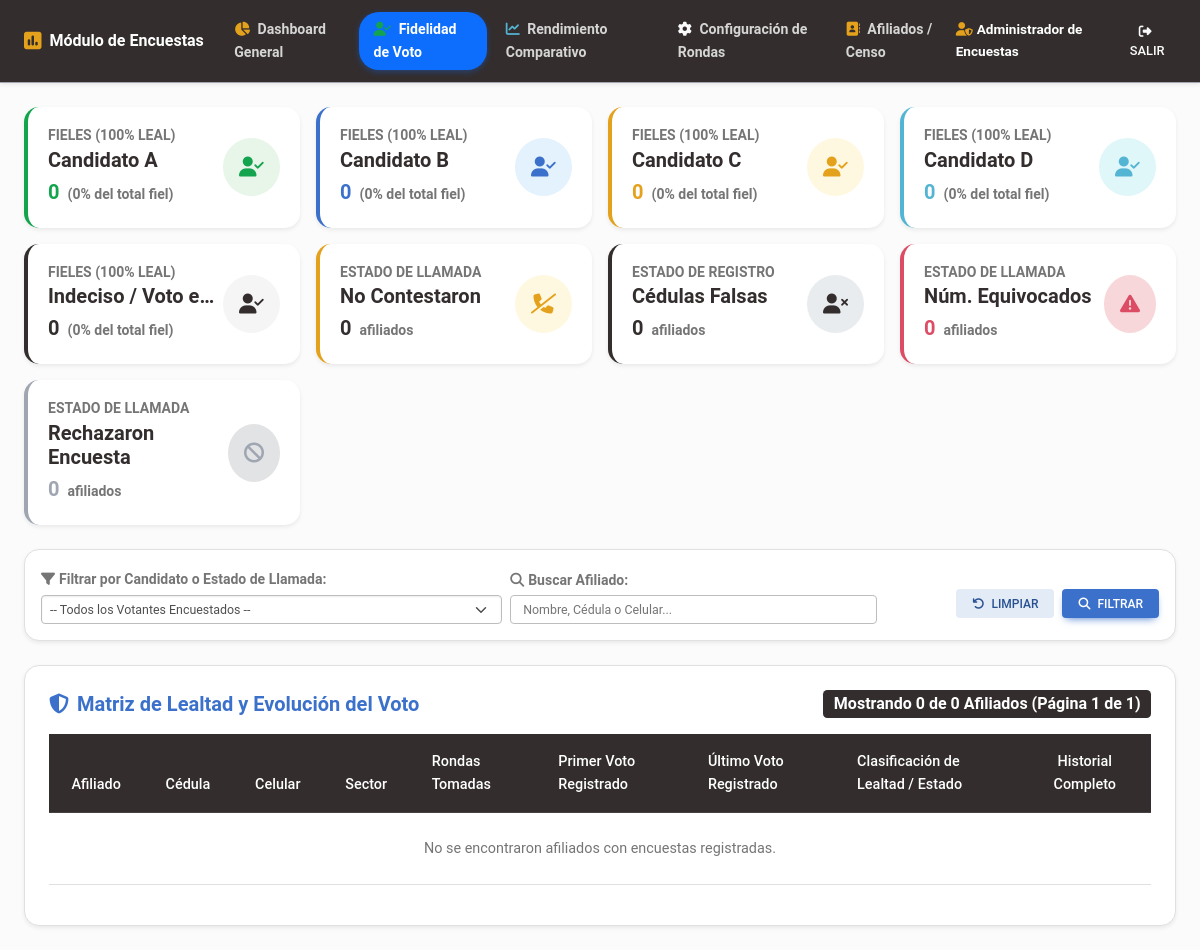
Page /admin_encuestas/fidelidad.php (signed in) on the committed database.
### tables this page shows
CREATE TABLE `usuarios` (
  `id` int(11) NOT NULL AUTO_INCREMENT,
  `nombre_completo` varchar(150) NOT NULL,
  `cedula` varchar(20) NOT NULL,
  `telefono` varchar(20) NOT NULL,
  `username` varchar(50) NOT NULL,
  `password` varchar(255) NOT NULL,
  `role_id` int(11) NOT NULL,
  `codigo_referido` varchar(30) NOT NULL,
  `intentos_fallidos` int(11) DEFAULT 0,
  `bloqueado_hasta` datetime DEFAULT NULL,
  `creado_en` datetime DEFAULT current_timestamp(),
  PRIMARY KEY (`id`),
  UNIQUE KEY `cedula` (`cedula`),
  UNIQUE KEY `username` (`username`),
  UNIQUE KEY `codigo_referido` (`codigo_referido`),
  KEY `role_id` (`role_id`),
  CONSTRAINT `usuarios_ibfk_1` FOREIGN KEY (`role_id`) REFERENCES `roles` (`id`)
);

CREATE TABLE `candidatos_encuestas` (
  `id` int(11) NOT NULL AUTO_INCREMENT,
  `nombre` varchar(150) NOT NULL,
  `grupo` varchar(150) DEFAULT NULL,
  `activo` tinyint(4) DEFAULT 1,
  `creado_en` timestamp NOT NULL DEFAULT current_timestamp(),
  PRIMARY KEY (`id`),
  UNIQUE KEY `nombre` (`nombre`)
);

### config/auth.php (called while the page is built, shortened)
<?php
require_once __DIR__ . '/security.php';
function getCurrentUser() {
    $pdo = getDB();
    $stmt = $pdo->prepare("SELECT u.*, r.nombre as role_name FROM usuarios u JOIN roles r ON u.role_id = r.id WHERE u.id = ?");
    $stmt->execute([$_SESSION['user_id']]);
    return $stmt->fetch();
}

### config/security.php (called while the page is built, shortened)
<?php
function e($string) {
    return htmlspecialchars($string, ENT_QUOTES, 'UTF-8');
}
function sanitizeInput($data) {
    $data = trim($data);
    $data = stripslashes($data);
    return $data;
}

### admin_encuestas/fidelidad.php (the view, shortened to what this page needs)
<?php
require_once __DIR__ . '/../config/security.php';
require_once __DIR__ . '/../config/auth.php';
$admin = getCurrentUser();
$pdo = getDB();
$paginaActual = max(1, (int)($_GET['page'] ?? 1));
$registrosPorPagina = 16;
$offset = ($paginaActual - 1) * $registrosPorPagina;
$buscarText = sanitizeInput($_GET['buscar'] ?? '');
$sqlFidelidad = "
    SELECT r.id as referido_id, r.cedula, CONCAT(r.nombres, ' ', r.apellidos) as nombre_completo,
           r.celular, r.comuna, r.votante_yopal,
           COUNT(re.id) as total_rondas,
           COUNT(DISTINCT re.candidato_elegido) as candidatos_distintos,
           SUBSTRING_INDEX(GROUP_CONCAT(re.candidato_elegido ORDER BY re.creado_en ASC), ',', 1) as voto_inicial,
           SUBSTRING_INDEX(GROUP_CONCAT(re.candidato_elegido ORDER BY re.creado_en DESC), ',', 1) as voto_ultimo,
           MAX(re.creado_en) as ultima_fecha
    FROM referidos r
    JOIN respuestas_encuestas re ON re.referido_id = r.id
    GROUP BY r.id
";
$fielesPorCandidato = [];
$stmtCandList = $pdo->query("SELECT nombre, grupo FROM candidatos_encuestas WHERE activo = 1 ORDER BY id ASC");
$candidatosActivos = $stmtCandList->fetchAll();
foreach ($candidatosActivos as $c) {
    $fielesPorCandidato[$c['nombre']] = 0;
}
$countTotalFieles = 0;
$countNoContesto = 0;
$countCedulaFalsa = 0;
$countNumEquivocado = 0;
$countRechazo = 0;
$havingClauses = [];
$params = [];
$havingSql = !empty($havingClauses) ? " HAVING " . implode(" AND ", $havingClauses) : "";
$sqlCountPaginado = "SELECT COUNT(*) FROM (" . $sqlFidelidad . $havingSql . ") as sub";
$stmtCountPag = $pdo->prepare($sqlCountPaginado);
$stmtCountPag->execute($params);
$totalRegistrosFiltrados = $stmtCountPag->fetchColumn();
$totalPaginas = max(1, ceil($totalRegistrosFiltrados / $registrosPorPagina));
$sqlFinal = $sqlFidelidad . $havingSql . " ORDER BY total_rondas DESC, ultima_fecha DESC LIMIT " . $registrosPorPagina . " OFFSET " . $offset;
$stmtFinal = $pdo->prepare($sqlFinal);
$stmtFinal->execute($params);
$listaVotantesFidelidad = $stmtFinal->fetchAll();
?>
<!DOCTYPE html>
<html lang="es">
<head>
    <link rel="stylesheet" href="https://cdnjs.cloudflare.com/ajax/libs/font-awesome/6.4.0/css/all.min.css">
    <link rel="stylesheet" href="https://cdnjs.cloudflare.com/ajax/libs/mdb-ui-kit/6.4.0/mdb.min.css">
    <link rel="stylesheet" href="../assets/css/custom.css">
</head>
<body class="bg-light">
<?php $activeTab = 'fidelidad'; include __DIR__ . '/navbar.php'; ?>
<div class="container-fluid px-4 py-4">
    <div class="row g-3 mb-4">
        <?php
        $coloresBorde = ['border-success', 'border-primary', 'border-warning', 'border-info', 'border-dark'];
        $coloresBg = ['#e8f5e9', '#e3f2fd', '#fff8e1', '#e0f7fa', '#f5f5f5'];
        $coloresTexto = ['text-success', 'text-primary', 'text-warning', 'text-info', 'text-dark'];
        $indexCand = 0;
        foreach ($candidatosActivos as $cand):
            $nomC = $cand['nombre'];
            $totalFielesCand = $fielesPorCandidato[$nomC] ?? 0;
            $porcFiel = $countTotalFieles > 0 ? round(($totalFielesCand / $countTotalFieles) * 100, 1) : 0;
            $borde = $coloresBorde[$indexCand % count($coloresBorde)];
            $bg = $coloresBg[$indexCand % count($coloresBg)];
            $txt = $coloresTexto[$indexCand % count($coloresTexto)];
        ?>
            <div class="col-xl-3 col-md-6">
                <div class="card card-custom bg-white border-start border-4 <?= $borde ?> p-3 shadow-sm h-100">
                    <div class="card-body p-1 d-flex align-items-center justify-content-between">
                        <div>
                            <h6 class="text-uppercase text-muted fw-bold small mb-1">Fieles (100% Leal)</h6>
                            <h5 class="fw-bold text-dark mb-0 text-truncate" style="max-width: 170px;"><?= e($nomC) ?></h5>
                            <div class="mt-1">
                                <span class="fw-bold <?= $txt ?> fs-5"><?= $totalFielesCand ?></span>
                                <span class="text-muted small fw-bold ms-1">(<?= $porcFiel ?>% del total fiel)</span>
                            </div>
                        </div>
                        <div class="<?= $txt ?> p-3 rounded-circle" style="background-color: <?= $bg ?>;">
                            <i class="fas fa-user-check fa-lg"></i>
                        </div>
                    </div>
                </div>
            </div>
        <?php $indexCand++; endforeach; ?>
        <div class="col-xl-3 col-md-6">
            <div class="card card-custom bg-white border-start border-4 border-warning p-3 shadow-sm h-100">
                <div class="card-body p-1 d-flex align-items-center justify-content-between">
                    <div>
                        <h6 class="text-uppercase text-muted fw-bold small mb-1">Estado de Llamada</h6>
                        <h5 class="fw-bold text-dark mb-0">No Contestaron</h5>
                        <div class="mt-1">
                            <span class="fw-bold text-warning text-dark fs-5"><?= $countNoContesto ?></span>
                            <span class="text-muted small fw-bold ms-1">afiliados</span>
                        </div>
                    </div>
                    <div class="text-warning p-3 rounded-circle" style="background-color: #fff8e1;">
                        <i class="fas fa-phone-slash fa-lg"></i>
                    </div>
                </div>
            </div>
        </div>
        <div class="col-xl-3 col-md-6">
            <div class="card card-custom bg-white border-start border-4 border-dark p-3 shadow-sm h-100">
                <div class="card-body p-1 d-flex align-items-center justify-content-between">
                    <div>
                        <h6 class="text-uppercase text-muted fw-bold small mb-1">Estado de Registro</h6>
                        <h5 class="fw-bold text-dark mb-0">Cédulas Falsas</h5>
                        <div class="mt-1">
                            <span class="fw-bold text-dark fs-5"><?= $countCedulaFalsa ?></span>
                            <span class="text-muted small fw-bold ms-1">afiliados</span>
                        </div>
                    </div>
                    <div class="text-dark p-3 rounded-circle" style="background-color: #e9ecef;">
                        <i class="fas fa-user-times fa-lg"></i>
                    </div>
                </div>
            </div>
        </div>
        <div class="col-xl-3 col-md-6">
            <div class="card card-custom bg-white border-start border-4 border-danger p-3 shadow-sm h-100">
                <div class="card-body p-1 d-flex align-items-center justify-content-between">
                    <div>
                        <h6 class="text-uppercase text-muted fw-bold small mb-1">Estado de Llamada</h6>
                        <h5 class="fw-bold text-dark mb-0">Núm. Equivocados</h5>
                        <div class="mt-1">
                            <span class="fw-bold text-danger fs-5"><?= $countNumEquivocado ?></span>
                            <span class="text-muted small fw-bold ms-1">afiliados</span>
                        </div>
                    </div>
                    <div class="text-danger p-3 rounded-circle" style="background-color: #f8d7da;">
                        <i class="fas fa-exclamation-triangle fa-lg"></i>
                    </div>
                </div>
            </div>
        </div>
        <div class="col-xl-3 col-md-6">
            <div class="card card-custom bg-white border-start border-4 border-secondary p-3 shadow-sm h-100">
                <div class="card-body p-1 d-flex align-items-center justify-content-between">
                    <div>
                        <h6 class="text-uppercase text-muted fw-bold small mb-1">Estado de Llamada</h6>
                        <h5 class="fw-bold text-dark mb-0">Rechazaron Encuesta</h5>
                        <div class="mt-1">
                            <span class="fw-bold text-secondary fs-5"><?= $countRechazo ?></span>
                            <span class="text-muted small fw-bold ms-1">afiliados</span>
                        </div>
                    </div>
                    <div class="text-secondary p-3 rounded-circle" style="background-color: #e2e3e5;">
                        <i class="fas fa-ban fa-lg"></i>
                    </div>
                </div>
            </div>
        </div>
    </div>
    <div class="card card-custom mb-4 shadow-sm border">
        <div class="card-body p-3">
            <form action="fidelidad.php" method="GET" class="row g-2 align-items-center">
                <div class="col-md-5">
                    <label class="form-label small fw-bold text-muted mb-1"><i class="fas fa-filter me-1"></i>Filtrar por Candidato o Estado de Llamada:</label>
                    <select name="fidelidad" class="form-select form-select-sm">
                        <option value="">-- Todos los Votantes Encuestados --</option>
                    </select>
                </div>
                <div class="col-md-4">
                    <label class="form-label small fw-bold text-muted mb-1"><i class="fas fa-search me-1"></i>Buscar Afiliado:</label>
                    <input type="text" name="buscar" class="form-control form-control-sm" placeholder="Nombre, Cédula o Celular..." value="<?= e($buscarText) ?>">
                </div>
                <div class="col-md-3 d-flex align-items-end justify-content-end gap-2 pt-3">
                    <a href="fidelidad.php" class="btn btn-secondary btn-sm"><i class="fas fa-undo me-1"></i> Limpiar</a>
                    <button type="submit" class="btn btn-primary btn-sm"><i class="fas fa-search me-1"></i> Filtrar</button>
                </div>
            </form>
        </div>
    </div>
    <div class="card card-custom shadow-sm border">
        <div class="card-body p-4">
            <div class="d-flex justify-content-between align-items-center mb-3">
                <h5 class="fw-bold text-primary mb-0"><i class="fas fa-shield-alt me-2"></i>Matriz de Lealtad y Evolución del Voto</h5>
                <span class="badge bg-dark fs-6">Mostrando <?= count($listaVotantesFidelidad) ?> de <?= $totalRegistrosFiltrados ?> Afiliados (Página <?= $paginaActual ?> de <?= $totalPaginas ?>)</span>
            </div>
            <div class="table-responsive">
                <table class="table table-hover align-middle">
                    <thead class="table-dark">
                        <tr>
                            <th>Afiliado</th>
                            <th>Cédula</th>
                            <th>Celular</th>
                            <th>Sector</th>
                            <th>Rondas Tomadas</th>
                            <th>Primer Voto Registrado</th>
                            <th>Último Voto Registrado</th>
                            <th>Clasificación de Lealtad / Estado</th>
                            <th class="text-center">Historial Completo</th>
                        </tr>
                    </thead>
                    <tbody>
                        <?php if (empty($listaVotantesFidelidad)): ?>
                            <tr>
                                <td colspan="9" class="text-center py-4 text-muted">No se encontraron afiliados con encuestas registradas.</td>
                            </tr>
                        <?php endif; ?>
                    </tbody>
                </table>
            </div>
        </div>
    </div>
</div>
</body>
</html>

### admin_encuestas/navbar.php (shortened to what this page needs)
<nav class="navbar navbar-expand-lg navbar-dark bg-dark shadow-sm py-2 border-bottom border-secondary">
    <div class="container-fluid px-3 px-lg-4">
        <a class="navbar-brand fw-bold fs-6 py-1 me-3 d-flex align-items-center" href="dashboard.php">
            <i class="fas fa-poll text-warning me-2 fs-5"></i>
            <span>Módulo de Encuestas</span>
        </a>
        <div class="collapse navbar-collapse" id="navEncuestadoras">
            <ul class="navbar-nav me-auto mb-2 mb-lg-0 gap-1 py-1">
                <li class="nav-item">
                    <a class="nav-link nav-link-pill <?= $activeTab === 'dashboard' ? 'active' : '' ?>" href="dashboard.php">
                        <i class="fas fa-chart-pie me-1 text-warning"></i> Dashboard General
                    </a>
                </li>
                <li class="nav-item">
                    <a class="nav-link nav-link-pill <?= $activeTab === 'fidelidad' ? 'active' : '' ?>" href="fidelidad.php">
                        <i class="fas fa-user-check me-1 text-success"></i> Fidelidad de Voto
                    </a>
                </li>
                <li class="nav-item">
                    <a class="nav-link nav-link-pill <?= $activeTab === 'rendimiento' ? 'active' : '' ?>" href="rendimiento.php">
                        <i class="fas fa-chart-line me-1 text-info"></i> Rendimiento Comparativo
                    </a>
                </li>
                <li class="nav-item">
                    <a class="nav-link nav-link-pill <?= $activeTab === 'configuracion' ? 'active' : '' ?>" href="configuracion.php">
                        <i class="fas fa-cog me-1 text-light"></i> Configuración de Rondas
                    </a>
                </li>
                <li class="nav-item">
                    <a class="nav-link nav-link-pill <?= $activeTab === 'afiliados' ? 'active' : '' ?>" href="afiliados.php">
                        <i class="fas fa-address-book me-1 text-warning"></i> Afiliados / Censo
                    </a>
                </li>
            </ul>
            <div class="d-flex align-items-center gap-2 py-1" style="font-size: 0.85rem;">
                <span class="text-white-50"><i class="fas fa-user-shield text-warning me-1"></i><strong class="text-white"><?= e($admin['nombre_completo']) ?></strong></span>
                <a href="../logout.php" class="btn btn-outline-light btn-sm py-1 px-2 border-0 rounded-pill ms-2" style="font-size: 0.8rem;"><i class="fas fa-sign-out-alt me-1"></i> Salir</a>
            </div>
        </div>
    </div>
</nav>

### assets/css/custom.css (style rules this page uses)
:root { --primary-color: #0d47a1; --secondary-color: #1976d2; --accent-color: #ff6f00; --bg-light: #f5f7fa; }
body { background-color: var(--bg-light); font-family: 'Roboto', 'Segoe UI', sans-serif; color: #333; }
.card-custom { border: none; border-radius: 15px; box-shadow: 0 6px 18px rgba(0, 0, 0, 0.06); transition: transform 0.2s ease, box-shadow 0.2s ease; }
.nav-link-pill { font-size: 0.88rem; font-weight: 600; color: rgba(255, 255, 255, 0.8) !important; padding: 0.4rem 0.9rem !important; border-radius: 20px; transition: all 0.2s ease-in-out; }
.nav-link-pill.active { color: #ffffff !important; background-color: #0d6efd !important; box-shadow: 0 2px 6px rgba(13, 110, 253, 0.35); }

### rows in the picture
usuarios: nombre_completo "Administrador de Encuestas"
candidatos_encuestas: nombre "Candidato A", nombre "0", porcFiel "0"
candidatos_encuestas: nombre "Candidato B", nombre "0", porcFiel "0"
candidatos_encuestas: nombre "Candidato C", nombre "0", porcFiel "0"
candidatos_encuestas: nombre "Candidato D", nombre "0", porcFiel "0"
candidatos_encuestas: nombre "Indeciso / Voto e…", nombre "0", porcFiel "0"

### other values in the picture
$countNoContesto "0"
$countCedulaFalsa "0"
$countNumEquivocado "0"
$countRechazo "0"
count($listaVotantesFidelidad) "0"
$totalRegistrosFiltrados "0"
$paginaActual "1"
$totalPaginas "1"
